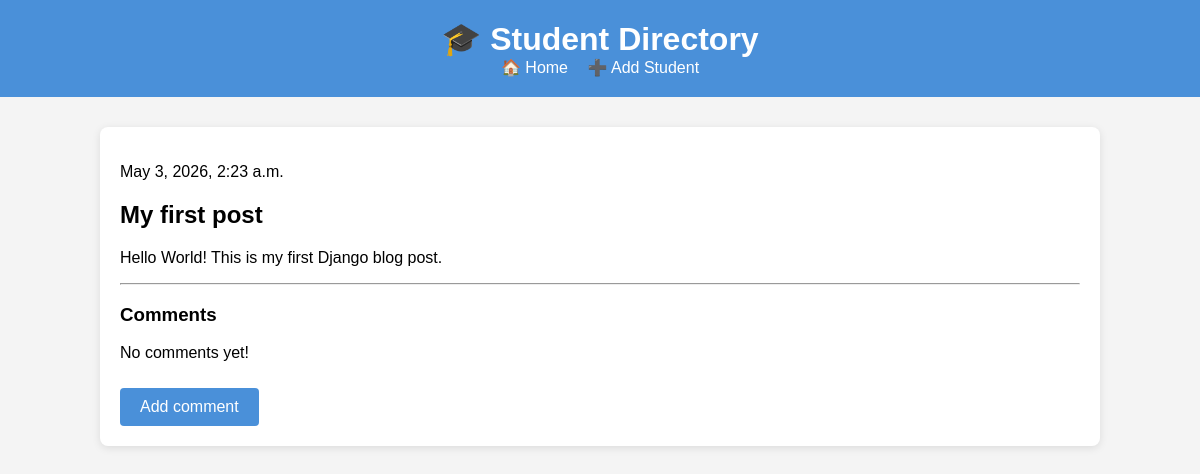
The app's page /post/1/ with its own data.
### myapp/models.py (models this page shows, shortened)
class Post(models.Model):
    author = models.ForeignKey('auth.User', on_delete=models.CASCADE)
    title = models.CharField(max_length=200)
    text = models.TextField()
    created_date = models.DateTimeField(default=timezone.now)
    published_date = models.DateTimeField(blank=True, null=True)

### myapp/views.py (the view)
# urls.py: path('post/<int:pk>/', views.post_detail, name='post_detail'),
def post_detail(request, pk):
    post = get_object_or_404(Post, pk=pk)
    comments = post.comments.filter(approved_comment=True)
    form = CommentForm()
    return render(request, 'myapp/post_detail.html', {
        'post': post, 'comments': comments, 'form': form
    })

### myapp/templates/myapp/post_detail.html (shortened to what this page needs)
{% extends 'myapp/base.html' %}
{% block content %}
    <div class="post">
        <p>{{ post.published_date }}</p>
        <h2>{{ post.title }}</h2>
        <p>{{ post.text|linebreaksbr }}</p>
    </div>
    <hr>
    <h3>Comments</h3>
    {% for comment in comments %}
        <div class="comment">
            <p>{{ comment.created_date }}</p>
            <p><strong>{{ comment.author }}</strong></p>
            <p>{{ comment.text|linebreaks }}</p>
        </div>
    {% empty %}
        <p>No comments yet!</p>
    {% endfor %}
    <a class="btn btn-default" href="{% url 'add_comment_to_post' pk=post.pk %}">Add comment</a>
{% endblock %}

### myapp/static/css/style.css (style rules this page uses)
body { font-family: Arial, sans-serif; background-color: #f4f4f4; margin: 0; padding: 0; }
a { color: #4a90d9; text-decoration: none; }
.btn { background-color: #4a90d9; color: white; padding: 10px 20px; border: none; border-radius: 4px; cursor: pointer; font-size: 1em; margin-top: 10px; display: inline-block; }

### records on screen
Post: published_date "May 3, 2026, 2:23 a.m.", title "My first post", text "Hello World! This is my first Django blog post."
